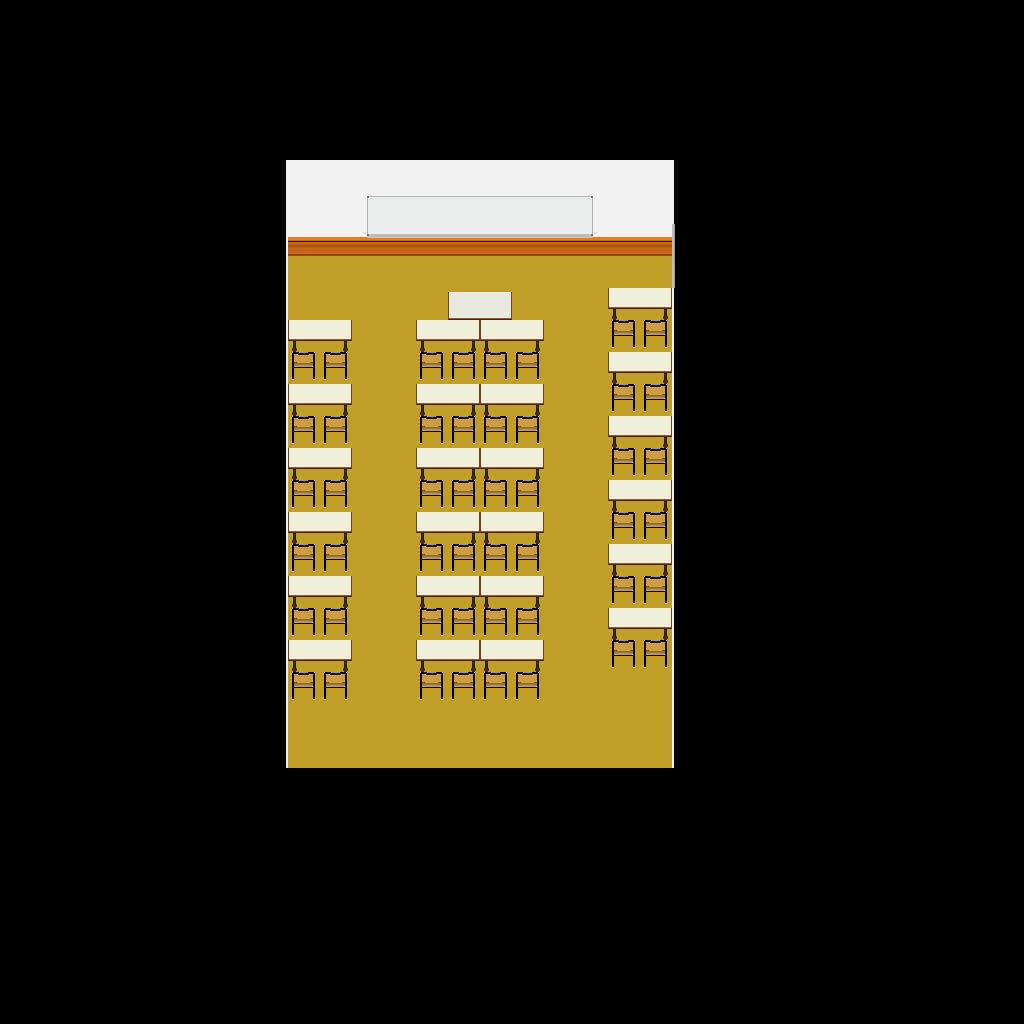

This is a level from a 2D game, rendered from its Tiled map with the project's own tilesets. A one-line summary and the complete map file follow:
An orthogonal 32x32 tile map with 32x32 px tiles, 2 tile layers (floor_layer, object_layer) and 6 objects (4x mur, to_niv1, spawn_i108).

<map version="1.5" tiledversion="2021.03.23" orientation="orthogonal" renderorder="right-down" width="32" height="32" tilewidth="32" tileheight="32" infinite="0" nextlayerid="4" nextobjectid="8">
 <tileset firstgid="1" source="../textures/tiles.tsx" />
 <layer id="1" name="floor_layer" width="32" height="32">
  <data encoding="csv">
0,0,0,0,0,0,0,0,0,0,0,0,0,0,0,0,0,0,0,0,0,0,0,0,0,0,0,0,0,0,0,0,
0,0,0,0,0,0,0,0,0,0,0,0,0,0,0,0,0,0,0,0,0,0,0,0,0,0,0,0,0,0,0,0,
0,0,0,0,0,0,0,0,0,0,0,0,0,0,0,0,0,0,0,0,0,0,0,0,0,0,0,0,0,0,0,0,
0,0,0,0,0,0,0,0,0,0,0,0,0,0,0,0,0,0,0,0,0,0,0,0,0,0,0,0,0,0,0,0,
0,0,0,0,0,0,0,0,0,0,0,0,0,0,0,0,0,0,0,0,0,0,0,0,0,0,0,0,0,0,0,0,
0,0,0,0,0,0,0,0,2147483749,122,122,122,122,122,122,122,122,122,122,122,122,101,0,0,0,0,0,0,0,0,0,0,
0,0,0,0,0,0,0,0,2147483749,122,122,2147483772,123,123,123,123,123,123,124,122,122,101,0,0,0,0,0,0,0,0,0,0,
0,0,0,0,0,0,0,0,2147483749,104,104,2147483751,102,102,102,102,102,102,103,104,104,127,0,0,0,0,0,0,0,0,0,0,
0,0,0,0,0,0,0,0,2147483749,108,108,108,108,108,108,108,108,108,108,108,108,127,0,0,0,0,0,0,0,0,0,0,
0,0,0,0,0,0,0,0,2147483749,108,108,108,108,108,108,108,108,108,108,108,108,101,0,0,0,0,0,0,0,0,0,0,
0,0,0,0,0,0,0,0,2147483749,108,108,108,108,108,108,108,108,108,108,108,108,101,0,0,0,0,0,0,0,0,0,0,
0,0,0,0,0,0,0,0,2147483749,108,108,108,108,108,108,108,108,108,108,108,108,101,0,0,0,0,0,0,0,0,0,0,
0,0,0,0,0,0,0,0,2147483749,108,108,108,108,108,108,108,108,108,108,108,108,101,0,0,0,0,0,0,0,0,0,0,
0,0,0,0,0,0,0,0,2147483749,108,108,108,108,108,108,108,108,108,108,108,108,101,0,0,0,0,0,0,0,0,0,0,
0,0,0,0,0,0,0,0,2147483749,108,108,108,108,108,108,108,108,108,108,108,108,101,0,0,0,0,0,0,0,0,0,0,
0,0,0,0,0,0,0,0,2147483749,108,108,108,108,108,108,108,108,108,108,108,108,101,0,0,0,0,0,0,0,0,0,0,
0,0,0,0,0,0,0,0,2147483749,108,108,108,108,108,108,108,108,108,108,108,108,101,0,0,0,0,0,0,0,0,0,0,
0,0,0,0,0,0,0,0,2147483749,108,108,108,108,108,108,108,108,108,108,108,108,101,0,0,0,0,0,0,0,0,0,0,
0,0,0,0,0,0,0,0,2147483749,108,108,108,108,108,108,108,108,108,108,108,108,101,0,0,0,0,0,0,0,0,0,0,
0,0,0,0,0,0,0,0,2147483749,108,108,108,108,108,108,108,108,108,108,108,108,101,0,0,0,0,0,0,0,0,0,0,
0,0,0,0,0,0,0,0,2147483749,108,108,108,108,108,108,108,108,108,108,108,108,101,0,0,0,0,0,0,0,0,0,0,
0,0,0,0,0,0,0,0,2147483749,108,108,108,108,108,108,108,108,108,108,108,108,101,0,0,0,0,0,0,0,0,0,0,
0,0,0,0,0,0,0,0,2147483749,108,108,108,108,108,108,108,108,108,108,108,108,101,0,0,0,0,0,0,0,0,0,0,
0,0,0,0,0,0,0,0,2147483749,108,108,108,108,108,108,108,108,108,108,108,108,101,0,0,0,0,0,0,0,0,0,0,
0,0,0,0,0,0,0,0,0,0,0,0,0,0,0,0,0,0,0,0,0,0,0,0,0,0,0,0,0,0,0,0,
0,0,0,0,0,0,0,0,0,0,0,0,0,0,0,0,0,0,0,0,0,0,0,0,0,0,0,0,0,0,0,0,
0,0,0,0,0,0,0,0,0,0,0,0,0,0,0,0,0,0,0,0,0,0,0,0,0,0,0,0,0,0,0,0,
0,0,0,0,0,0,0,0,0,0,0,0,0,0,0,0,0,0,0,0,0,0,0,0,0,0,0,0,0,0,0,0,
0,0,0,0,0,0,0,0,0,0,0,0,0,0,0,0,0,0,0,0,0,0,0,0,0,0,0,0,0,0,0,0,
0,0,0,0,0,0,0,0,0,0,0,0,0,0,0,0,0,0,0,0,0,0,0,0,0,0,0,0,0,0,0,0,
0,0,0,0,0,0,0,0,0,0,0,0,0,0,0,0,0,0,0,0,0,0,0,0,0,0,0,0,0,0,0,0,
0,0,0,0,0,0,0,0,0,0,0,0,0,0,0,0,0,0,0,0,0,0,0,0,0,0,0,0,0,0,0,0
</data>
 </layer>
 <objectgroup id="3" name="objects">
  <object id="1" name="to_niv1" x="672" y="256" width="32" height="32" />
  <object id="2" type="mur" x="224" y="128" width="512" height="128" />
  <object id="3" type="mur" x="224" y="128" width="64" height="704" />
  <object id="4" type="mur" x="224" y="768" width="512" height="64" />
  <object id="5" type="mur" x="672" y="128" width="64" height="704" />
  <object id="7" name="spawn_i108" x="640" y="256">
   <point />
  </object>
 </objectgroup>
 <layer id="2" name="object_layer" width="32" height="32">
  <data encoding="csv">
0,0,0,0,0,0,0,0,0,0,0,0,0,0,0,0,0,0,0,0,0,0,0,0,0,0,0,0,0,0,0,0,
0,0,0,0,0,0,0,0,0,0,0,0,0,0,0,0,0,0,0,0,0,0,0,0,0,0,0,0,0,0,0,0,
0,0,0,0,0,0,0,0,0,0,0,0,0,0,0,0,0,0,0,0,0,0,0,0,0,0,0,0,0,0,0,0,
0,0,0,0,0,0,0,0,0,0,0,0,0,0,0,0,0,0,0,0,0,0,0,0,0,0,0,0,0,0,0,0,
0,0,0,0,0,0,0,0,0,0,0,0,0,0,0,0,0,0,0,0,0,0,0,0,0,0,0,0,0,0,0,0,
0,0,0,0,0,0,0,0,0,0,0,0,0,0,0,0,0,0,0,0,0,0,0,0,0,0,0,0,0,0,0,0,
0,0,0,0,0,0,0,0,0,0,0,0,0,0,0,0,0,0,0,0,0,0,0,0,0,0,0,0,0,0,0,0,
0,0,0,0,0,0,0,0,0,0,0,0,0,0,0,0,0,0,0,0,0,0,0,0,0,0,0,0,0,0,0,0,
0,0,0,0,0,0,0,0,0,0,0,0,0,0,0,0,0,0,0,0,0,0,0,0,0,0,0,0,0,0,0,0,
0,0,0,0,0,0,0,0,0,0,0,0,0,0,52,2147483700,0,0,0,89,2147483737,0,0,0,0,0,0,0,0,0,0,0,
0,0,0,0,0,0,0,0,0,89,2147483737,0,0,89,2147483737,89,2147483737,0,0,90,90,0,0,0,0,0,0,0,0,0,0,0,
0,0,0,0,0,0,0,0,0,90,90,0,0,90,90,90,90,0,0,89,2147483737,0,0,0,0,0,0,0,0,0,0,0,
0,0,0,0,0,0,0,0,0,89,2147483737,0,0,89,2147483737,89,2147483737,0,0,90,90,0,0,0,0,0,0,0,0,0,0,0,
0,0,0,0,0,0,0,0,0,90,90,0,0,90,90,90,90,0,0,89,2147483737,0,0,0,0,0,0,0,0,0,0,0,
0,0,0,0,0,0,0,0,0,89,2147483737,0,0,89,2147483737,89,2147483737,0,0,90,90,0,0,0,0,0,0,0,0,0,0,0,
0,0,0,0,0,0,0,0,0,90,90,0,0,90,90,90,90,0,0,89,2147483737,0,0,0,0,0,0,0,0,0,0,0,
0,0,0,0,0,0,0,0,0,89,2147483737,0,0,89,2147483737,89,2147483737,0,0,90,90,0,0,0,0,0,0,0,0,0,0,0,
0,0,0,0,0,0,0,0,0,90,90,0,0,90,90,90,90,0,0,89,2147483737,0,0,0,0,0,0,0,0,0,0,0,
0,0,0,0,0,0,0,0,0,89,2147483737,0,0,89,2147483737,89,2147483737,0,0,90,90,0,0,0,0,0,0,0,0,0,0,0,
0,0,0,0,0,0,0,0,0,90,90,0,0,90,90,90,90,0,0,89,2147483737,0,0,0,0,0,0,0,0,0,0,0,
0,0,0,0,0,0,0,0,0,89,2147483737,0,0,89,2147483737,89,2147483737,0,0,90,90,0,0,0,0,0,0,0,0,0,0,0,
0,0,0,0,0,0,0,0,0,90,90,0,0,90,90,90,90,0,0,0,0,0,0,0,0,0,0,0,0,0,0,0,
0,0,0,0,0,0,0,0,0,0,0,0,0,0,0,0,0,0,0,0,0,0,0,0,0,0,0,0,0,0,0,0,
0,0,0,0,0,0,0,0,0,0,0,0,0,0,0,0,0,0,0,0,0,0,0,0,0,0,0,0,0,0,0,0,
0,0,0,0,0,0,0,0,0,0,0,0,0,0,0,0,0,0,0,0,0,0,0,0,0,0,0,0,0,0,0,0,
0,0,0,0,0,0,0,0,0,0,0,0,0,0,0,0,0,0,0,0,0,0,0,0,0,0,0,0,0,0,0,0,
0,0,0,0,0,0,0,0,0,0,0,0,0,0,0,0,0,0,0,0,0,0,0,0,0,0,0,0,0,0,0,0,
0,0,0,0,0,0,0,0,0,0,0,0,0,0,0,0,0,0,0,0,0,0,0,0,0,0,0,0,0,0,0,0,
0,0,0,0,0,0,0,0,0,0,0,0,0,0,0,0,0,0,0,0,0,0,0,0,0,0,0,0,0,0,0,0,
0,0,0,0,0,0,0,0,0,0,0,0,0,0,0,0,0,0,0,0,0,0,0,0,0,0,0,0,0,0,0,0,
0,0,0,0,0,0,0,0,0,0,0,0,0,0,0,0,0,0,0,0,0,0,0,0,0,0,0,0,0,0,0,0,
0,0,0,0,0,0,0,0,0,0,0,0,0,0,0,0,0,0,0,0,0,0,0,0,0,0,0,0,0,0,0,0
</data>
 </layer>
</map>
